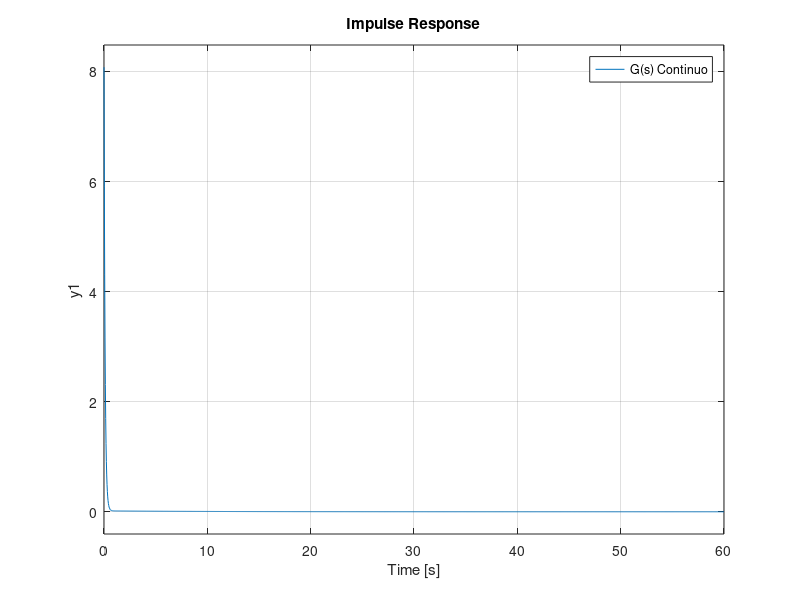

MATLAB code to generate this figure: (Note: this script raises an error after producing the figure.)
% parte 3, trab cdsd
% TFP

close all
clc
clear
w = 0.9982
Tau = 8.1053
Tsampling = 10^(1)
zeta = 4.8715

t = 0:0.01:10

s=tf('s');

num = [w^2*Tau w^2];
den = [1, 2*zeta*w, w^2];

Gs = tf(num,den);

Gz = c2d(Gs,Tsampling)

subplot(1,4,1)
hold on;
impulse(Gz)
legend("T=10s, Ruim")

Tsampling = 100*10^(-3)
Gz = c2d(Gs,Tsampling)
subplot(1,4,2)
impulse(Gz)
legend("T=0.1s, Bom")

Tsampling = 1*10^(-3)
Gz = c2d(Gs,Tsampling)
subplot(1,4,3)
impulse(Gz)
legend("T=1ps, Otimo")

subplot(1,4,4)
impulse(Gs)
legend("G(s) Continuo")

sgtitle('Respota ao Impulso de G(z)')